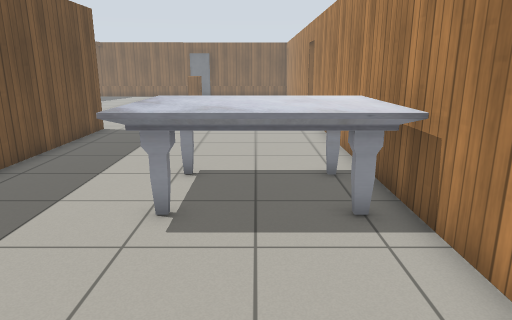
view 1 (above)

16 first-person views from a walk through a robot-simulator world made for Gazebo. The camera is 1.3 m above the floor, tilts 14° down and sees 70° across. The floor is counted in squares, 0.5 m on a side. Each view is taken from the middle of a square. On the plan, view 1 faces up. The plan holds only what a view shows up to about 20 squares ahead; the rest is blank. The place goes on beyond the plan. Simple patterns stand in for the simulator's built-in surfaces. Some stock models are drawn as simple stand-ins.

view 2
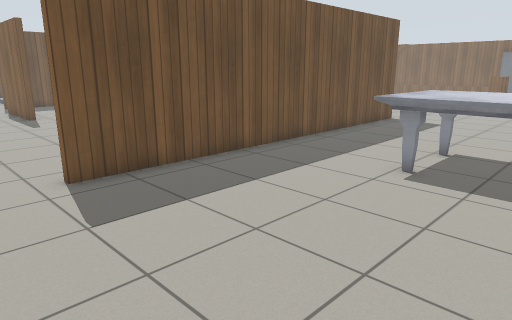

view 3
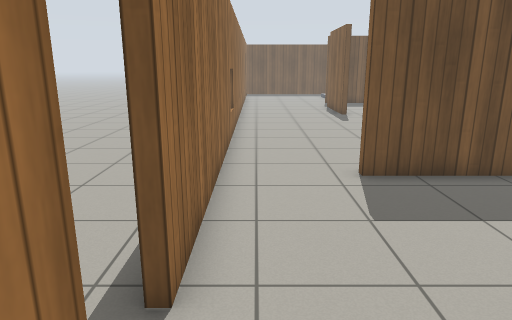

view 4
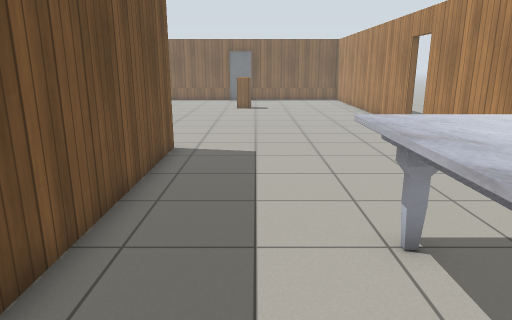

view 5
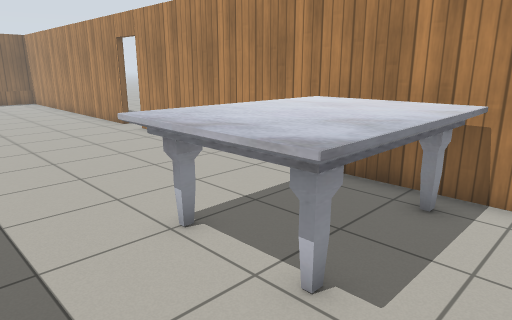

view 6
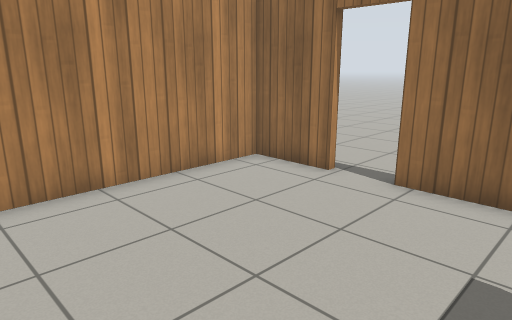

view 7
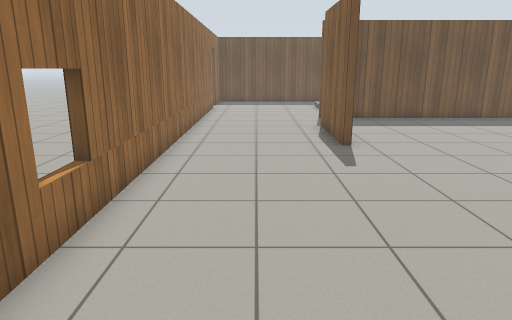

view 8
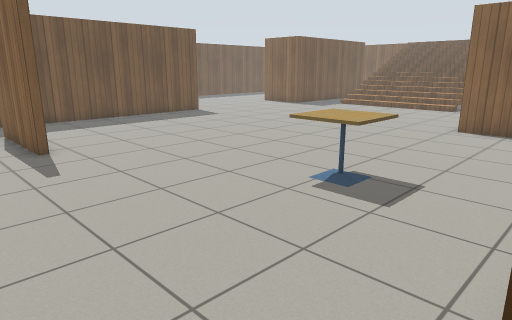

view 9
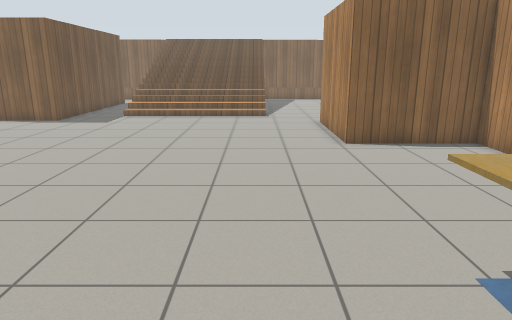

view 10
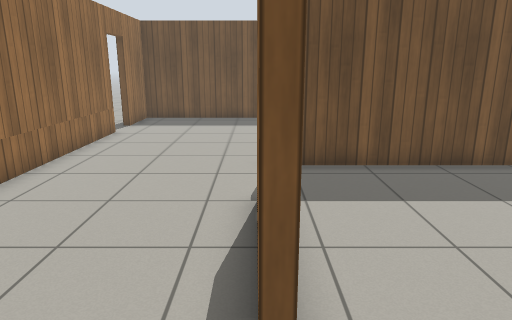

view 11
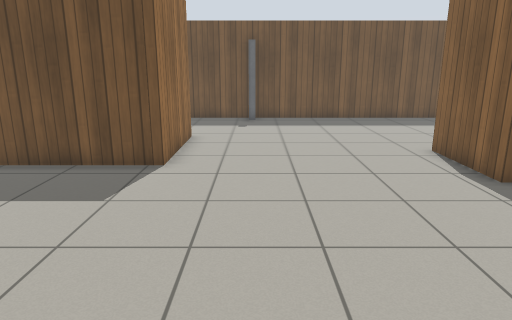

view 12
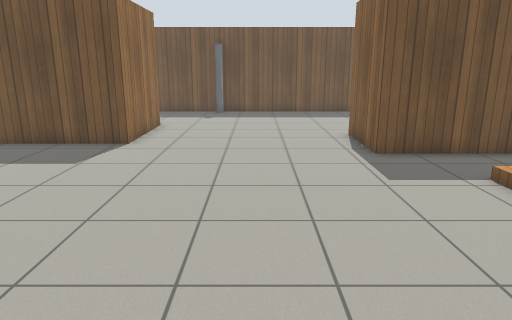

view 13
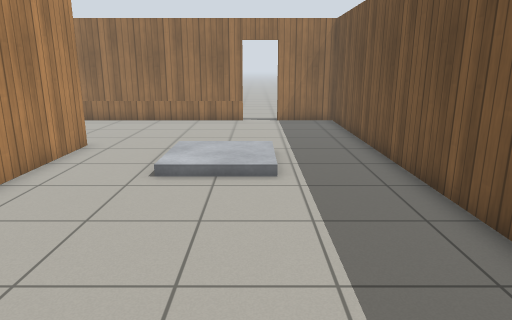

view 14
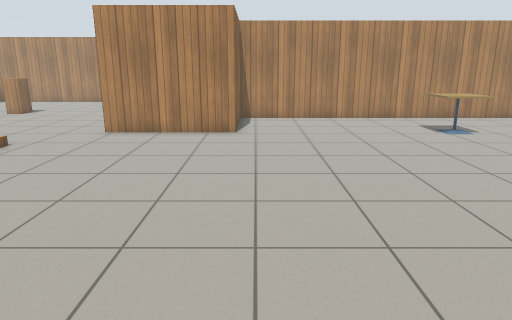

view 15
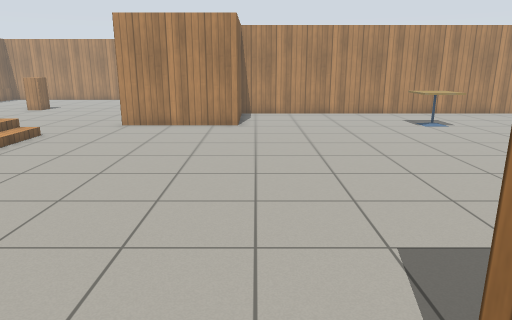

view 16
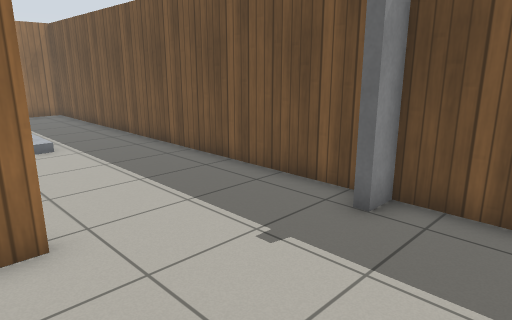

### Floor plan
Points are (right, up) in squares from view 1. A wall is a line through its corners. A room is listed if a view was taken in it or the views show most of it. See-through windows are left out.
Room 1 (views 1, 2, 3, 4, 5, 6)
walls: (-6.8, 16.3) (-6.8, -0.4); (2.9, 21) (2.9, 24.5); (0.1, -3.9) (2.9, -3.9) (2.9, 19.2); (-6.5, -3.9) (-1.5, -3.9)
ways out: opening at (-11.5, 23) to room 2; opening at (-7, -2) to room 2; open door at (-0.5, -4); open door at (3, 20.5)
objects: marble table (-3, 6) to (2, 10)
Room 2 (views 7, 8, 9, 10, 11, 12, 13, 14, 15, 16)
walls: (-19.4, 2) (-24, 2); (-27.1, 2.4) (-27.1, 7); (-31.4, 13.5) (-26.8, 13.5) (-26.8, 2.4); (-25.2, 24.5) (-25.2, 21.8) (-28.8, 21.8); (-37, 15.5) (-37, -3.9) (-34, -3.9); (-32.4, -3.9) (-6.5, -3.9); (-7.1, 1) (-7.1, 15.8) (-11.8, 15.8) (-11.8, 21.4); (-37, 24.5) (-37, 16.5)
ways out: opening at (-11.5, 23) to room 1; opening at (-7, -2) to room 1; open door at (-33.5, -4)
objects: stairs (-14, 24); cafe table (-13, 6) to (-11, 7)

Positions as (right, up) in squares from view 1, and headings:
1: (0, 0), facing up
2: (2, -3), facing up-left
3: (2, -3), facing left
4: (-4, 4), facing up
5: (-5, 4), facing up-right
6: (-5, 4), facing down-right
7: (-7, -1), facing left
8: (-7, -1), facing up-left
9: (-15, 3), facing up
10: (-17, 2), facing left
11: (-17, 16), facing left
12: (-14, 18), facing left
13: (-33, 15), facing down
14: (-27, 15), facing right
15: (-29, 15), facing right
16: (-30, 19), facing down-left
